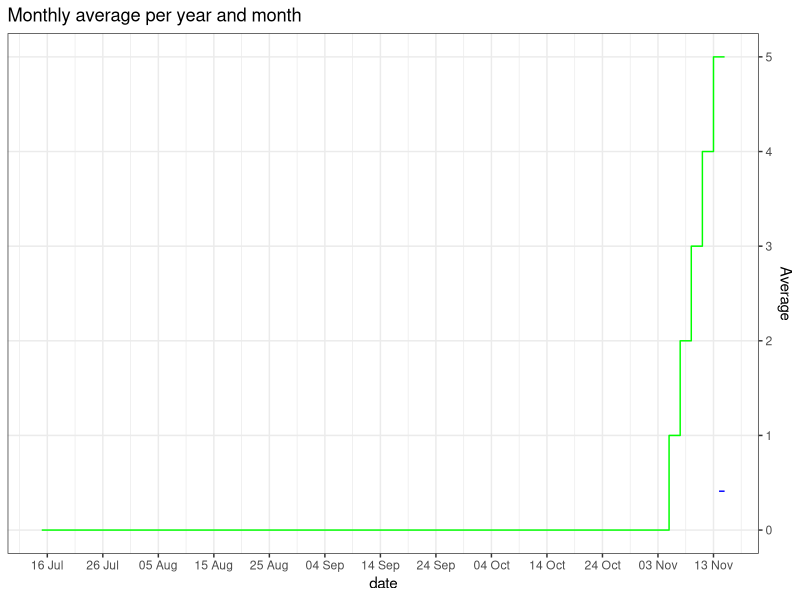

The R source for this figure:
## ---- chunk 1
library(tibble)
library(lubridate)
library(dplyr)
library(zoo)
library(ggplot2)
## ---- chunk 2
data_i_have <- tibble(
  date = seq(today() - days(10), by = "2 days", length.out = 5),
  last_30days = c(1, 2, 3, 4, 5)
)
data_i_have
## ---- chunk 3
days_last_year <- seq(today() - years(1), today(), by = "1 day")
days_last_year[1:5]
## ---- chunk 4
data_i_want <- tibble(
  date = days_last_year
) %>%
  merge(data_i_have, by = "date", all.x = T) %>%
  mutate(exersice = as.numeric(!is.na(last_30days)))
tail(data_i_want)
## ---- chunk 5
data_i_want <- data_i_want %>%
  mutate(
    last_month_mean = rollmean(exersice, 30, fill = NA, align = "right") * 30,
    last_year_mean = rollmean(exersice, 365, fill = NA, align = "right") * 30
  )
tail(data_i_want)
## ---- chunk 6
ggplot(data_i_want) +
  geom_step(aes(date, last_month_mean), color = "green") +
  geom_step(aes(date, last_year_mean), color = "blue") +
  scale_x_date(date_breaks = "10 days", date_labels =  "%d %b", 
               limits = c(today() - months(4), NA)) +
  scale_y_continuous(breaks = seq(0, 20, 1), minor_breaks = seq(0, 20, 1),
                     position = "right") + 
  theme_bw() +
  labs(title = "Monthly average per year and month",
       y = "Average")
